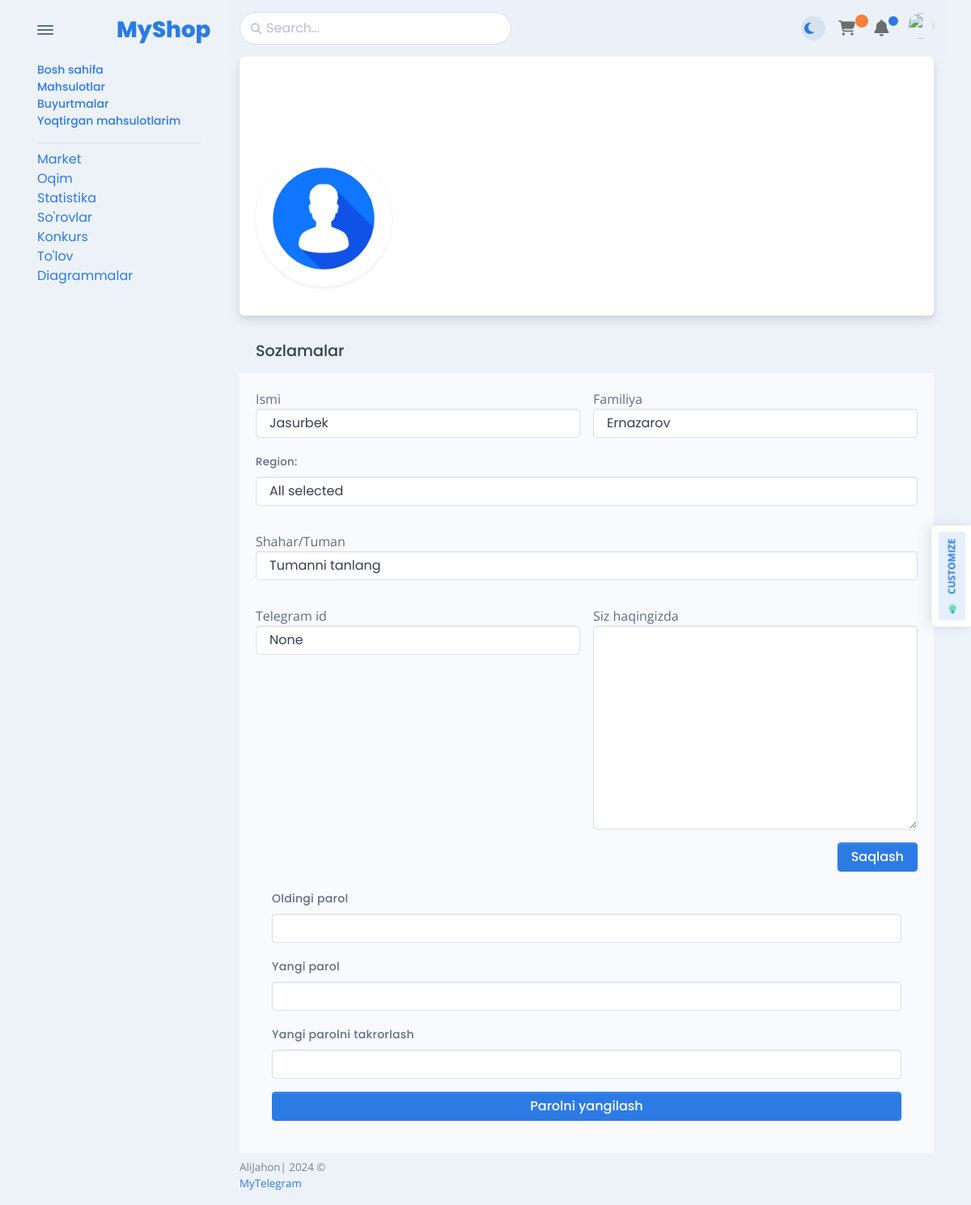
Screenshot of /settings (signed in) with the database file from the repository.
### apps/models.py (models this page shows)
class User(AbstractUser):
    class RoleChoices(TextChoices):
        user='user',"User"
        operator='operator',"Operator"
        super_admin='super_admin',"Super admin"
    phone_number = CharField(max_length=20, unique=True)
    objects = CustomUserManager()
    USERNAME_FIELD = 'phone_number'
    username = None
    bio = TextField(blank=True, null=True)
    address = CharField(max_length=200, blank=True, null=True)
    telegram_id = CharField(max_length=20, blank=True, null=True)
    balance = SmallIntegerField(default=0)
    role = CharField(max_length=20,choices=RoleChoices.choices, default=RoleChoices.user)
    district = ForeignKey('apps.District', on_delete=SET_NULL, null=True, related_name='users')

### apps/views.py (the view, shortened to what this page needs)
# urls.py: path('settings', views.SettingsFormView.as_view(), name='settings'),
class SettingsFormView(FormView):
    template_name = 'apps/user/settings.html'
    form_class = UserForm

### apps/forms.py
class UserForm(Form):
    first_name = CharField(max_length=50,required=False)
    last_name = CharField(max_length=50,required=False)
    region=CharField(max_length=50,required=False)
    district=CharField(max_length=50,required=False)
    address=CharField(max_length=50,required=False)
    telegram_id=CharField(max_length=50,required=False)
    bio=CharField(max_length=50,required=False)

### templates/apps/user/settings.html (shortened to what this page needs)
{% extends 'apps/base_include/base.html' %}
{% block main %}
	<div class="col-12">
            <div class="card mb-3 btn-reveal-trigger">
                <div class="card-header position-relative min-vh-25 mb-8">
                    <div class="avatar avatar-5xl avatar-profile shadow-sm img-thumbnail rounded-circle">
                        <div class="h-100 w-100 rounded-circle overflow-hidden position-relative"><img width="200" alt="" data-dz-thumbnail="data-dz-thumbnail">
                        </div>
                    </div>
                </div>
            </div>
        </div>
    <div class="card-header">
                    <h5 class="mb-0">Sozlamalar</h5>
                </div>
    <div class="card-body bg-light">
                    <form class="row g-3" action="{% url 'settings' %}" method="post" enctype="multipart/form-data">
                            <div class="col-lg-6">
                                Ismi
                                <input type="text" value="{{ request.user.first_name }}" name="first_name" class="form-control" maxlength="30" id="id_first_name">
                            </div>
                            <div class="col-lg-6">
                                Familiya
                                <input type="text" value="{{ request.user.last_name }}" name="last_name" class="form-control" maxlength="40" id="id_last_name">
                            </div>
                            <p>
                        <label for="id_region">Region:</label>
                        <select class="form-control" name="region" id="id_region">
                            <option value="">All selected</option>
                        </select>
                    <p>
                        Shahar/Tuman
                        <select class="form-control" id="id_district" name="district_id">
                            <option value="">Tumanni tanlang</option>
                        </select>
                    </p>
                            <div class="col-lg-6">
                                Telegram id
                                <input type="text" name="telegram_id" value="{{ request.user.telegram_id }}" class="form-control" maxlength="200" id="id_telegram_id">
                            </div>
                            <div class="col-lg-6">
                                Siz haqingizda
                                <textarea name="bio" cols="40" rows="10" class="form-control" maxlength="399" id="id_description"></textarea>
                            </div>
                            <div class="col-12 d-flex justify-content-end">
                                <button class="btn btn-primary" type="submit">Saqlash</button>
                            </div>
                    </form>
    <div class="card-body bg-light">
    <form action="{% url 'update_password' %}" method="post">
        <div class="mb-3">
            <label class="form-label" for="old-password">Oldingi parol</label>
            <input class="form-control" name="old_password" id="old-password" type="password" required>
        </div>
        <div class="mb-3">
            <label class="form-label" for="new-password">Yangi parol</label>
            <input class="form-control" name="new_password" id="new-password" type="password" required>
        </div>
        <div class="mb-3">
            <label class="form-label" for="confirm-password">Yangi parolni takrorlash</label>
            <input class="form-control" name="confirm_password" id="confirm-password" type="password" required>
        </div>
        <button class="btn btn-primary d-block w-100" type="submit">Parolni yangilash</button>
    </form>
</div>
                </div>
{% endblock %}

### rows the page displays
User: first_name "Jasurbek", last_name "Ernazarov", telegram_id "None"
